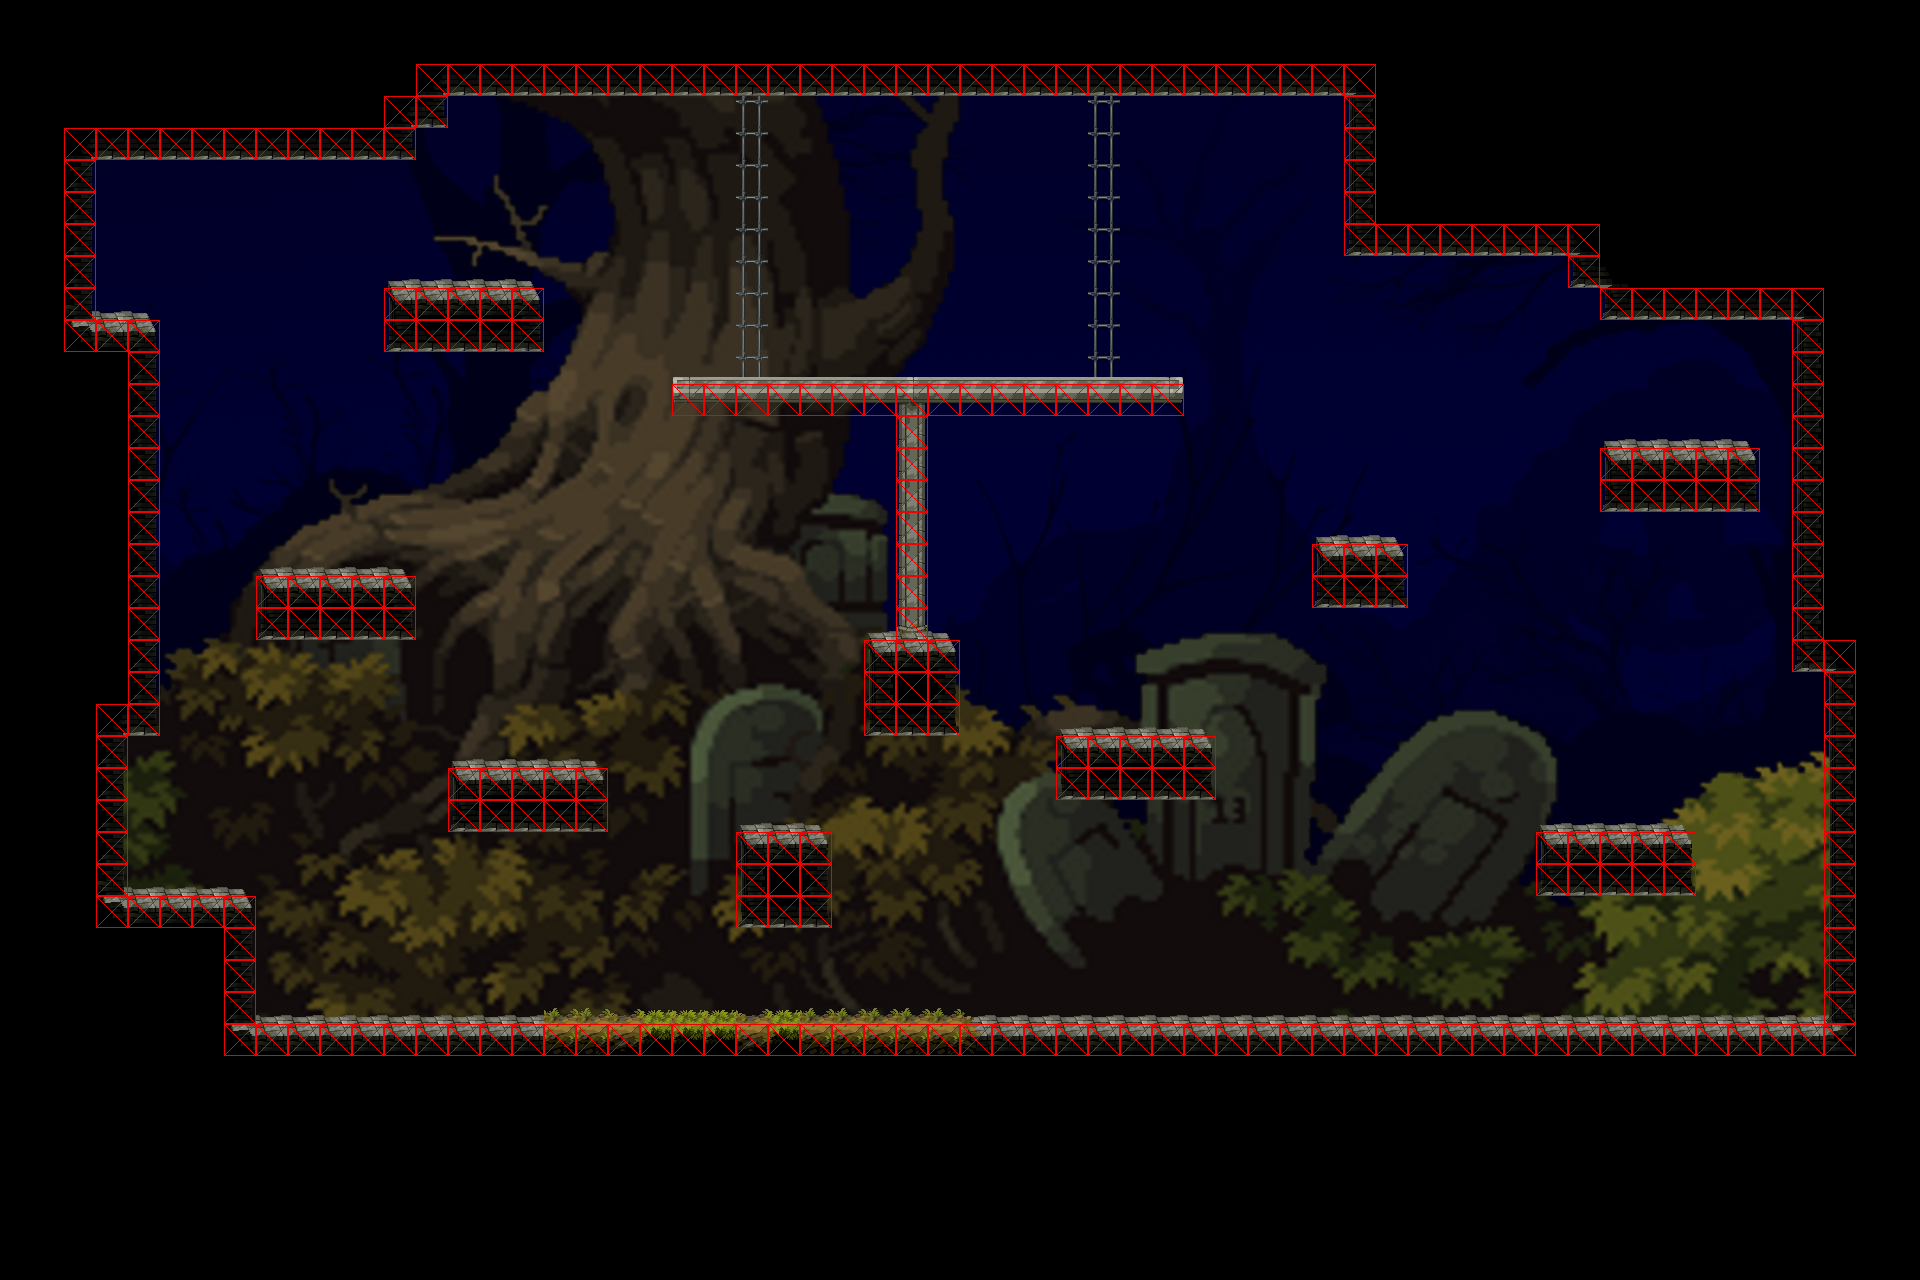

This game map was drawn from its Tiled (.tmx) file and the tilesets committed beside it. A one-line description and the trimmed map source follow:
An orthogonal 60x40 tile map with 32x32 px tiles, 4 tile layers (Camada_0, Camada_1, Camada_espinhos, Camada_colisao), 2 tilesets, 1 image layer.

<map version="1.9" tiledversion="1.9.2" orientation="orthogonal" renderorder="right-down" width="60" height="40" tilewidth="32" tileheight="32" infinite="0" nextlayerid="7" nextobjectid="1">
 <tileset firstgid="1" source="../../tileSetJumpKing.tsx" />
 <tileset firstgid="133" source="../../hitbox.tsx" />
 <imagelayer id="2" name="background">
  <image source="boss_room2.png" width="1920" height="1280" />
 </imagelayer>
 <layer id="3" name="Camada_0" width="60" height="40">
  <data>[2400 cells, 2400 non-empty, 3 distinct tile ids]</data>
 </layer>
 <layer id="6" name="Camada_1" width="60" height="40">
  <data>[2400 cells, 2400 non-empty, 44 distinct tile ids]</data>
 </layer>
 <layer id="5" name="Camada_espinhos" width="60" height="40">
  <data>[2400 cells, 2400 non-empty, 1 distinct tile ids]</data>
 </layer>
 <layer id="4" name="Camada_colisao" width="60" height="40">
  <data>[2400 cells, 2400 non-empty, 2 distinct tile ids]</data>
 </layer>
</map>